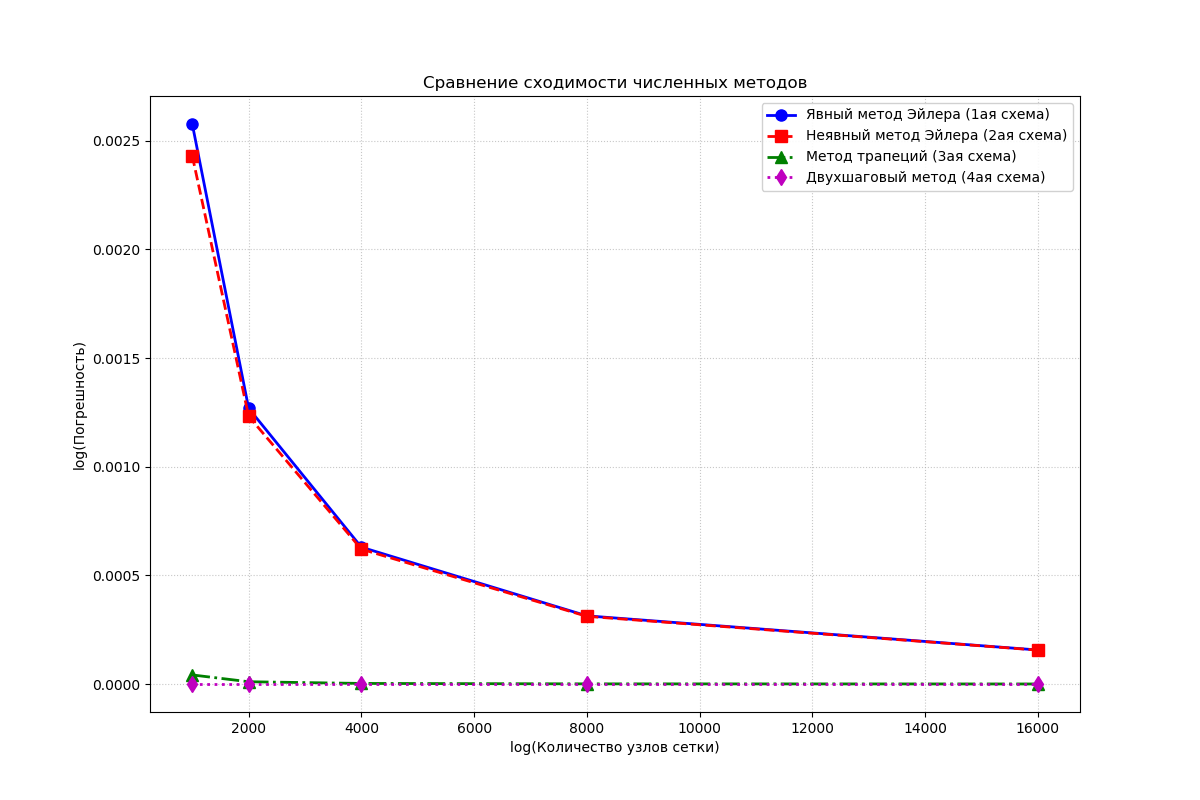

Here is the Python script that generated this plot:
import matplotlib.pyplot as plt
import numpy as np

def load_convergence_data(input_file):
    raw_data = np.genfromtxt(input_file)
    x_vals = raw_data[:, 0]  # Логарифмы количества точек
    y_vals = raw_data[:, 1:] # Логарифмы ошибок для каждого метода
    return x_vals, y_vals

def visualize_methods_convergence(x_data, y_data):
    fig, ax = plt.subplots(figsize=(12, 8))
    
    method_names = ['Явный метод Эйлера (1ая схема)', 
                  'Неявный метод Эйлера (2ая схема)', 
                  'Метод трапеций (3ая схема)', 
                  'Двухшаговый метод (4ая схема)']
    line_styles = ['b-o', 'r--s', 'g-.^', 'm:d']
    
    for method_idx in range(y_data.shape[1]):
        ax.plot(x_data, 
               y_data[:, method_idx], 
               line_styles[method_idx],
               linewidth=2,
               markersize=8,
               label=method_names[method_idx])
    
    ax.set(xlabel='log(Количество узлов сетки)',
          ylabel='log(Погрешность)',
          title='Сравнение сходимости численных методов')
    
    ax.grid(which='both', linestyle=':', alpha=0.7)
    ax.legend(fontsize=10, framealpha=0.9)
    
    plt.savefig('2.png')
    plt.show()

def convergence_rate(errors, N_array):
    rate = []
    for i in range(1, len(errors)):
        rate_i = np.log(errors[i - 1]/errors[i])/np.log((N_array[i] - 1) / (N_array[i - 1] - 1))
        rate.append(rate_i)
    return rate


input_data_file = 'output.txt'
log_points, log_errors = load_convergence_data(input_data_file)
visualize_methods_convergence(log_points, log_errors)
rate_1_scheme = convergence_rate(log_errors[:, 0], log_points)
rate_2_scheme = convergence_rate(log_errors[:, 1], log_points)
rate_3_scheme = convergence_rate(log_errors[:, 2], log_points)
rate_4_scheme = convergence_rate(log_errors[:, 3], log_points)

for i in range(0, len(log_points) - 1):
    print(f'Для N = {log_points[i+1]}, показатель сходимости 1ой схемы = {rate_1_scheme[i]}, 2ой схемы = {rate_2_scheme[i]}, 3ей схемы = {rate_3_scheme[i]}, 4ой схемы = {rate_4_scheme[i]}')
